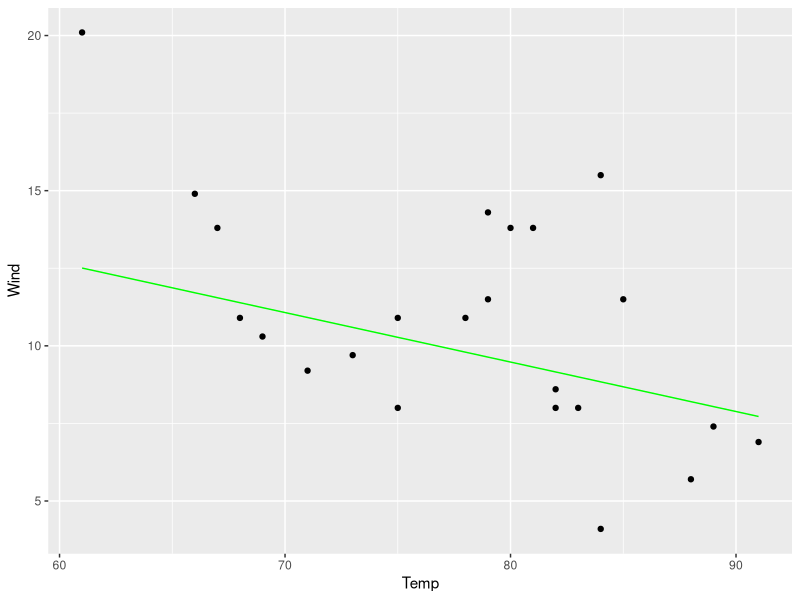
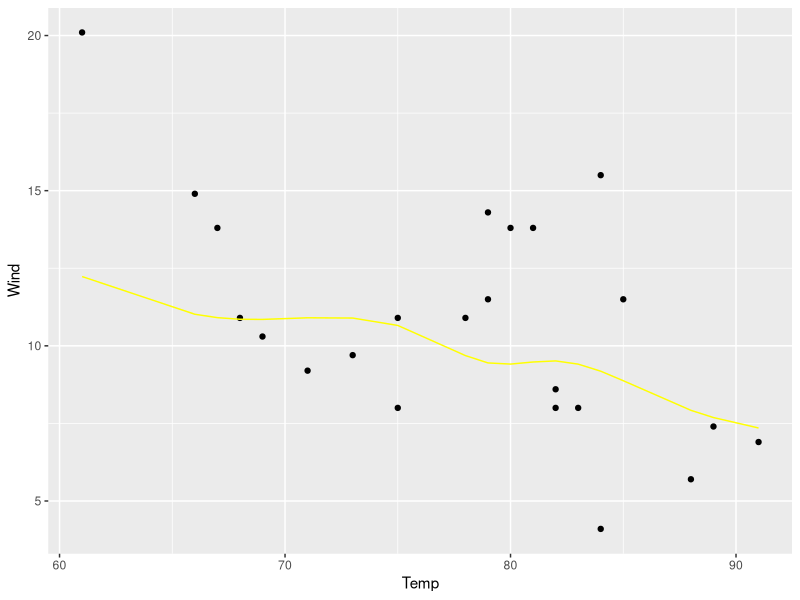
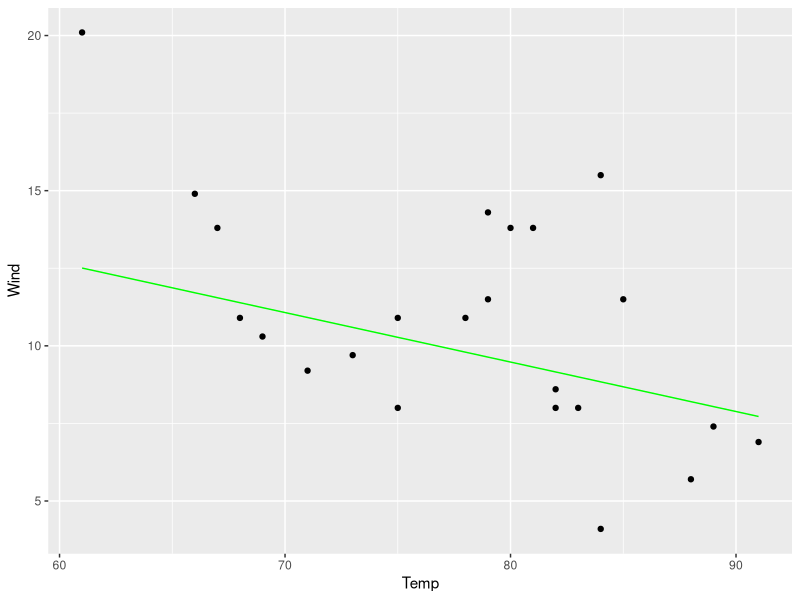
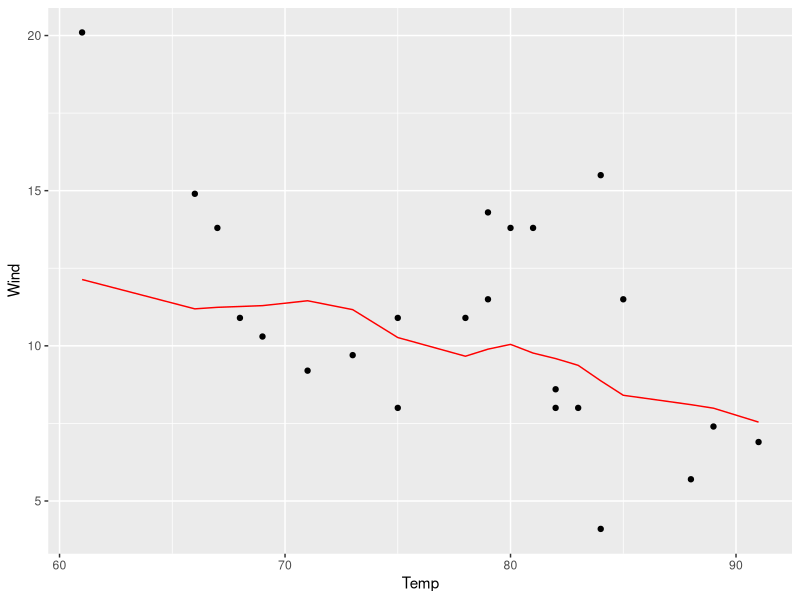
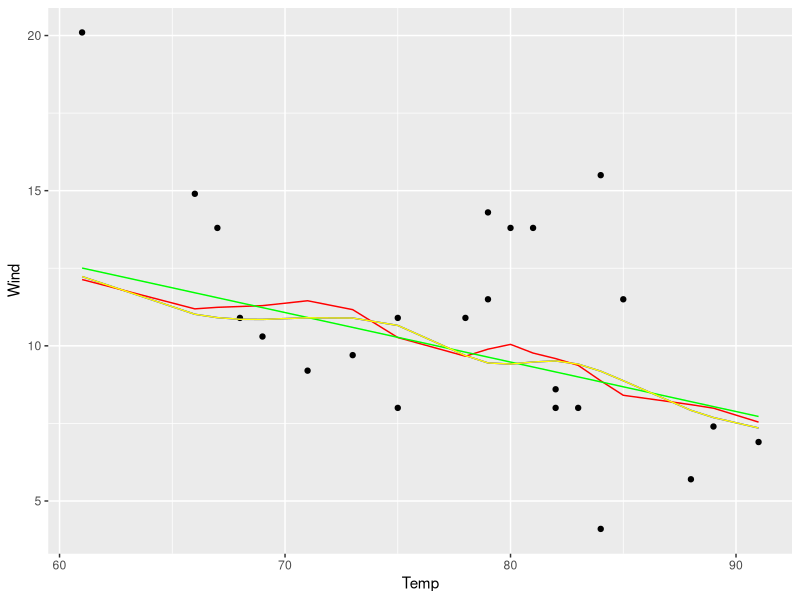

These charts were generated, in order, by the following R code:
## ---- chunk 1
    #Loading the dataset
    library(datasets)
    head(airquality)


    #Cleaning the dataset

    team_data_frame<-airquality

    team_data_frame$Month<- as.factor(team_data_frame$Month)
    team_data_frame$Day<- as.factor(team_data_frame$Day)




## ---- chunk 2
    set.seed(44)
    library(ggplot2)
    josh_research_df<-data.frame("Wind"=team_data_frame$Wind,"Temp"=team_data_frame$Temp)

    #Creating training and validation set
    #Used 15% of data for validation

    index<-sample(1:nrow(josh_research_df),ceiling(0.15*nrow(josh_research_df)))

    js_validation_data<-josh_research_df[index,]
    js_training_data<-josh_research_df[-index,]
## ---- chunk 3
    set.seed(44)
    lmod<-lm(Wind~Temp, data=js_training_data)

    wind_pred<-predict(lmod,newdata=js_validation_data)

    js_validation_data$LMOD_Predictions<-wind_pred

    ggplot(data=js_validation_data)+geom_point(aes(x=Temp,y=Wind))+geom_line(aes(x=Temp,y=LMOD_Predictions),color="green")

    MSPE<-mean((js_validation_data$Wind-wind_pred)^2)
    MSPE
## ---- chunk 4

    library(splines)
    library(dplyr)

    set.seed(44)
    ##K-fold CV
    k=10
    n=nrow(js_training_data)
    width=n/k
    test_indexes<-sample(1:n,replace=FALSE,n)
    natural_MSE<-matrix(NA,ncol=6,nrow=10)
    for (i in 1:k){
    test<-data.frame("Wind"=js_training_data[(test_indexes[as.integer(width*(i-1) ):as.integer(width*i)]),1],"Temp"=js_training_data[test_indexes[as.integer(width*(i-1) ):as.integer(width*i)],2])
    test_wind<-data.frame("Temp"=test$Temp)
    train_index<-setdiff(test_indexes,test_indexes[(width*(i-1) ):(width*i)])
    train<-data.frame("Wind"=js_training_data[train_index,1],"Temp"=js_training_data[train_index,2])



    for (j in 1:6){
    degrees_of_freedom=j
    natural_spline<-lm(data=js_training_data,Wind~ns(Temp, df=degrees_of_freedom))
    natural_pred<-predict(natural_spline,newdata=test_wind)
    natural_MSE[i,j]<-mean((test$Wind-natural_pred)^2)
    }
    }

    which(colMeans(natural_MSE)==min(colMeans(natural_MSE)))

    degrees_of_freedom=6
    natural_spline<-lm(data=js_training_data,Wind~ns(Temp, df=degrees_of_freedom))
    natural_pred<-predict(natural_spline,newdata=js_validation_data)
    MSPE<-mean((js_validation_data$Wind-natural_pred)^2)
    MSPE

    js_validation_data$natural_predictions<-natural_pred
    ggplot(data=js_validation_data)+geom_point(aes(x=Temp,y=Wind))+geom_line(aes(x=Temp,y=natural_predictions),color="yellow")


## ---- chunk 5
    set.seed(44)
    k=10
    n=nrow(js_training_data)
    width=n/k
    test_indexes<-sample(1:n,replace=FALSE,n)
    poly_mse<-matrix(NA,ncol=5,nrow=10)
    for (i in 1:k){
    test<-data.frame("Wind"=js_training_data[(test_indexes[as.integer(width*(i-1) ):as.integer(width*i)]),1],"Temp"=js_training_data[test_indexes[as.integer(width*(i-1) ):as.integer(width*i)],2])
    test_wind<-data.frame("Temp"=test$Temp)
    train_index<-setdiff(test_indexes,test_indexes[(width*(i-1) ):(width*i)])
    train<-data.frame("Wind"=js_training_data[train_index,1],"Temp"=js_training_data[train_index,2])

    #initializing MSE over each fold

    for (j in 1:5){
    poly_degree=j
    polyfit<- lm(data=train, Wind~ poly(Temp,poly_degree))
    poly_pred<-predict(polyfit,newdata=test_wind)
    poly_mse[i,j]<-mean((test$Wind-poly_pred)^2)
    }

    }

    #finding best average MSE for polynomial degree

    which(colMeans(poly_mse)==min(colMeans(poly_mse)))

    #This still results in a polynomial of the 1st degree to be the best. So we should use basically a linear regression.


    poly_degree=1
    polyfit<- lm(data=js_training_data, Wind~ poly(Temp,poly_degree))
    poly_pred<-predict(polyfit,newdata=js_validation_data)
    #Mean squared prediction error with validation Data
    MSPE<-mean((js_validation_data$Wind-poly_pred)^2)
    MSPE

    js_validation_data$poly_predictions<-poly_pred

    ggplot(data=js_validation_data)+geom_point(aes(x=Temp,y=Wind))+geom_line(aes(x=Temp,y=poly_predictions),color="green")

## ---- chunk 6
    set.seed(44)
    k=10
    n=nrow(js_training_data)
    width=n/k
    test_indexes<-sample(1:n,replace=FALSE,n)
    local_mse<-matrix(NA,ncol=5,nrow=10)
    for (i in 1:k){
    test<-data.frame("Wind"=js_training_data[(test_indexes[(width*(i-1) ):(width*i)]),1],"Temp"=js_training_data[test_indexes[(width*(i-1) ):(width*i)],2])
    test_wind<-data.frame("Temp"=test$Temp)
    train_index<-setdiff(test_indexes,test_indexes[(width*(i-1) ):(width*i)])
    train<-data.frame("Wind"=js_training_data[train_index,1],"Temp"=js_training_data[train_index,2])

    j_tune<-seq(0.1,0.5, by=0.1)
    for (j in j_tune){
    span_val=j
    local_regression_fit<-loess(Wind~Temp,data=train, span=span_val)
    local_pred<-predict(local_regression_fit,newdata=test_wind)
    local_mse[i,j*10]<-mean((test$Wind-local_pred)^2)
    }
    }

    which(colMeans(local_mse[c(2,3,5,6,7,8,9,10),])==min(colMeans(local_mse[c(2,3,5,6,7,8,9,10),])))


    #Indicating errors with
    span_val=0.5
    local_regression_fit<-loess(Wind~Temp,data=js_training_data, span=span_val)
    local_pred<-predict(local_regression_fit,newdata=js_validation_data)

    #Mean squared prediction error with validation Data
    MSPE<-mean((js_validation_data$Wind-local_pred)^2)
    MSPE

    js_validation_data$loess_predictions<-local_pred

    ggplot(data=js_validation_data)+geom_point(aes(x=Temp,y=Wind))+geom_line(aes(x=Temp,y=loess_predictions),color="red")

## ---- chunk 7
    ggplot(data=js_validation_data)+geom_point(aes(x=Temp,y=Wind))+geom_line(aes(x=Temp,y=natural_predictions),color="blue")+geom_line(aes(x=Temp,y=loess_predictions),color="red")+geom_line(aes(x=Temp,y=poly_predictions),color="green")+geom_line(aes(x=Temp,y=natural_predictions),color="yellow")
